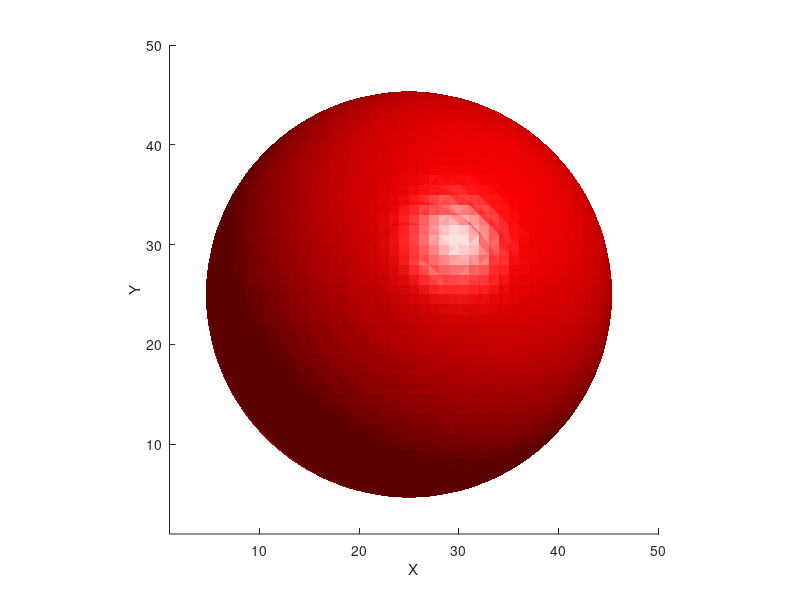

This chart was generated by the following MATLAB code: (Note: this script raises an error after producing the figure.)
%% D3Q19 
clc; clearvars; close all

%% Parâmetros Gerais

slicebool = 2;
nlinks = 19;
tau = 0.505;
cssq = 1/3;
omega = 1/tau;
sharp_c = 0.15*3;
sigma = 0.1;

[nx, ny, nz] = deal(50);
nsteps = 10000; 

gpoints = 15;
f = zeros(nx,ny,nz,19); 
g = zeros(nx,ny,nz,gpoints); 

%% Matrizes e Variáveis

[rho, u, v, w, ...
 fi, normx, normy, normz, ...
 curvature, indicator, ...
 ffx, ffy, ffz, ...
 mod_grad, isfluid] = deal(zeros(nx,ny,nz));

[pxx, pyy, pzz, ...
 pxy, pxz, pyz] = deal(ones(nx,ny,nz));

p = zeros(1,19);
p_g = zeros(1,gpoints);

fneq = zeros(19,1,1);
isfluid(2:nx-1,2:ny-1,2:nz-1) = 1;
rho(:,:,:) = 1;

%% Propriedades do Modelo

p(1) = 1/3;
p(2:6) = 1/18;
p(7:19) = 1/36;

p_g(1) = 2/9;
p_g(2:7) = 1/9;
p_g(8:15) = 1/72;

ex = [0, 1, -1, 0, 0, 0, 0, 1, -1, 1, -1, 0, 0, 1, -1, 1, -1, 0, 0];
ey = [0, 0, 0, 1, -1, 0, 0, 1, -1, 0, 0, 1, -1, -1, 1, 0, 0, 1, -1];
ez = [0, 0, 0, 0, 0, 1, -1, 0, 0, 1, -1, 1, -1, 0, 0, -1, 1, -1, 1];

%% Cálculo da Função de Distribuição em Função da Distância Radial

for i = 1:nx
    for j = 1:ny
        for k = 1:nz
            Ri = sqrt((i - nx/2)^2 + (j - ny/2)^2 + (k - nz/2)^2);
            fi(i,j,k) = 0.5 + 0.5 * tanh(2*(20-Ri)/3);
        end
    end
end

%% Inicialização de Funções de Distribuição

for i = 1:19
    f(:,:,:,i) = p(i) * rho;
end

for i = 1:gpoints
    g(:,:,:,i) = p_g(i) * fi;
end

%% Visualização
if slicebool == 3
    hVol = volshow(fi, 'RenderingStyle', 'CinematicRendering');
    viewer = hVol.Parent;
    hFig = viewer.Parent;
end
%% Loop de Simulação

for t = 1:nsteps

    % Campo de fase
    if isfluid == 1
        fi = sum(g, 4);
    end

    % Normal e arrays
    if isfluid == 1
        [grad_fix, grad_fiy, grad_fiz] = deal(zeros(nx, ny, nz));
        for l = 1:19
            grad_fix = grad_fix + 3 * p(l) .* ex(l) .* circshift(fi,[ex(l),ey(l),ez(l)]);
            grad_fiy = grad_fiy + 3 * p(l) .* ey(l) .* circshift(fi,[ex(l),ey(l),ez(l)]);
            grad_fiz = grad_fiz + 3 * p(l) .* ez(l) .* circshift(fi,[ex(l),ey(l),ez(l)]);
        end
        mod_grad = sqrt(grad_fix.^2 + grad_fiy.^2 + grad_fiz.^2) + 1e-9;
        normx = grad_fix ./ mod_grad;
        normy = grad_fiy ./ mod_grad;
        normz = grad_fiz ./ mod_grad;
        indicator = mod_grad;   
    end

    % Curvatura e forças de tensão superficial
    if isfluid == 1
        curvature = zeros(nx, ny, nz);
        for l = 1:19
            circnormx = circshift(normx,[ex(l),ey(l),ez(l)]);
            circnormy = circshift(normy,[ex(l),ey(l),ez(l)]);
            circnormz = circshift(normz,[ex(l),ey(l),ez(l)]);
            curvature = curvature - 3 * p(l) .* (ex(l) .* circnormx + ey(l) .* circnormy + ez(l) .* circnormz);
        end
        ffx = sigma .* curvature .* normx .* indicator;
        ffy = sigma .* curvature .* normy .* indicator;
        ffz = sigma .* curvature .* normz .* indicator;
    end

    if isfluid == 1
        % Momentos    
        % [u, v, w] = deal(zeros(nx,ny,nz));
        u = sum(f(:,:,:, [2, 16, 10, 8, 14]), 4) - sum(f(:,:,:, [3, 11, 17, 15, 9]), 4);
        v = sum(f(:,:,:, [4, 8, 15, 18, 12]), 4) - sum(f(:,:,:, [5, 14, 9, 13, 19]), 4);
        w = sum(f(:,:,:, [7, 16, 11, 18, 13]), 4) - sum(f(:,:,:, [6, 10, 17, 12, 19]), 4);
    
        u = u ./ rho + ffx * 0.5 ./ rho;
        v = v ./ rho + ffy * 0.5 ./ rho;
        w = w ./ rho + ffz * 0.5 ./ rho;
     
        uu = 0.5 * (u.^2 + v.^2 + w.^2) / cssq;
        rho = sum(f, 4);
        % [pxx, pyy, pzz, pxy, pxz, pyz] = deal(zeros(nx,ny,nz));
        for l = 1:19
            udotc = (u * ex(l) + v * ey(l) + w * ez(l)) / cssq;
            HeF = (p(l) * (rho + rho .* (udotc + 0.5 .* udotc.^2 - uu))) ...
                    .* ((ex(l) - u) .* ffx + ...
                        (ey(l) - v) .* ffy + ...
                        (ez(l) - w) .* ffz ...
                       ) ./ (rho .* cssq);
            feq = p(l) * (rho + rho .* (udotc + 0.5 .* udotc.^2 - uu)) - 0.5 .* HeF;
            fneq = f(:,:,:,l) - feq;        
        end
        pxx = sum(fneq([2, 3, 8, 9, 10, 11, 14, 15, 16, 17]));
        pyy = sum(fneq([4, 5, 8, 9, 12, 13, 14, 15, 18, 19]));
        pzz = sum(fneq([6, 7, 10, 11, 12, 13, 16, 17, 18, 19]));
        pxy = sum(fneq([8, 9])) - sum(fneq([14, 15]));
        pxz = sum(fneq([10, 11])) - sum(fneq([16, 17]));
        pyz = sum(fneq([12, 13])) - sum(fneq([18, 19]));
    end

    if isfluid == 1
        % Colisão
        for l = 1:19
            udotc = (u * ex(l) + v * ey(l) + w * ez(l)) / cssq;
            feq = p(l) * (rho + rho .* (udotc + 0.5 .* udotc.^2 - uu));
            HeF = 0.5 * (p(l) * (rho + rho .* (udotc + 0.5 .* udotc.^2 - uu))) ...
                    .* ((ex(l) - u) .* ffx + ...
                        (ey(l) - v) .* ffy + ...
                        (ez(l) - w) .* ffz ...
                       ) ./ (rho .* cssq);
            fneq = (ex(l) .* ex(l) - cssq) * pxx + ...
                   (ey(l) .* ey(l) - cssq) * pyy + ...
                   (ez(l) .* ez(l) - cssq) * pzz + ...
                    2 * ex(l) .* ey(l) .* pxy + ...
                    2 * ex(l) .* ez(l) .* pxz + ...
                    2 * ey(l) .* ez(l) .* pyz;
            fcirc = feq + (1-omega) * (p(l) / (2*cssq^2)) * fneq + HeF;
            f(:,:,:,l) = circshift(fcirc,[ex(l),ey(l),ez(l)]);
        end
        for l = 1:gpoints
            udotc = (u * ex(l) + v * ey(l) + w * ez(l)) / cssq;
            feq = p_g(l) .* fi .* (1 + udotc); 
            Hi = sharp_c .* fi .* (1 - fi) .* (ex(l) .* normx + ey(l) .* normy + ez(l) .* normz); 
            g(:,:,:,l) = feq + p_g(l) .* Hi;
        end    
    end

    % Streaming 
    for l = 1:gpoints
        g(:,:,:,l) = circshift(g(:,:,:,l),[ex(l),ey(l),ez(l)]);
    end

    if isfluid == 1
        for l = 1:19
            fcirc = rho .* p(l);
            f(:,:,:,l) = circshift(fcirc,[ex(l),ey(l),ez(l)]);
        end
        for l = 1:gpoints
            gcirc = fi .* p_g(l);
            g(:,:,:,l) = circshift(gcirc,[ex(l),ey(l),ez(l)]);
        end
    end
    
    fi(:, :, 1) = fi(:, :, 2);  
    fi(:, :, nz) = fi(:, :, nz-1); 
    fi(1, :, :) = fi(2, :, :); 
    fi(nx, :, :) = fi(nx-1, :, :); 
    fi(:, 1, :) = fi(:, 2, :); 
    fi(:, ny, :) = fi(:, ny-1, :); 
    
    % Visualização 
    if mod(t, 1) == 0
        if slicebool == 1
            clf; x = 1:nx; y = 1:ny; z = 1:nz;
            h = slice(x, y, z, fi, [], ny/2, []); 
            shading interp; colorbar; 
            xlabel('X'); ylabel('Y'); zlabel('Z'); 
            title(['t = ', num2str(t)]);
            view(3); drawnow; 
        elseif slicebool == 2
            % deprecated due to instabilities
            clf; x = 1:nx; y = 1:ny; z = 1:nz;
            surfpatch = patch(isosurface(x, y, z, fi));
            set(surfpatch, 'FaceColor', 'red', 'EdgeColor', 'none'); 
            xlabel('X'); ylabel('Y'); zlabel('Z');
            axis equal; axis([1 nx 1 ny 1 nz]);
            camlight; lighting phong; 
            title(['t = ', num2str(t)]);
            view(3); drawnow;
        else
            hVol.Data = fi; 
            drawnow;
        end
    end

    disp(['Passo de tempo: ', num2str(t)]);
end